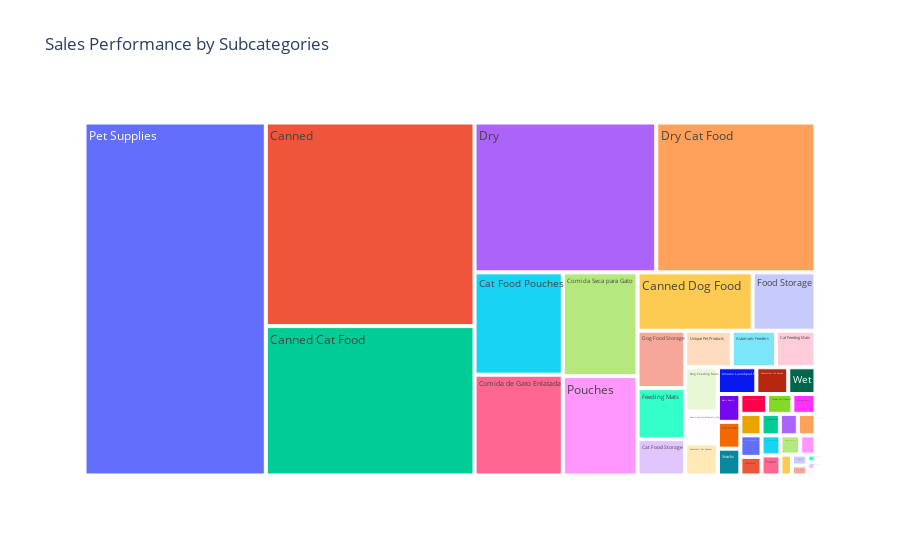

The code cell stored with this chart in its notebook:
### Markdown cell above
Shows market share of each subcategory.

### Code cell
# Load the data from the 'Segment Products' sheet
products_data = pd.read_excel('Customer_Success_Engineer_-_Project_Data.xlsx', sheet_name='Segment Products', header=1)


# We then explode the dataframe to have a separate row for each subcategory of each product.
products_data['Subcategories'] = products_data['Subcategories'].str.split(', ')
products_data_exploded = products_data.explode('Subcategories')

# Now we group by 'Subcategories' and sum up the 'Revenue'
category_performance = products_data_exploded.groupby('Subcategories')['Revenue'].sum().reset_index()

# Sort the categories by revenue in descending order
category_performance.sort_values('Revenue', ascending=False, inplace=True)

# Create a bar chart or a treemap to visualize sales performance by subcategory
# fig = px.bar(category_performance, x='Subcategories', y='Revenue', title='Sales Performance by Subcategories')
# Or use a treemap:
fig = px.treemap(category_performance, path=['Subcategories'], values='Revenue', title='Sales Performance by Subcategories')

# Improve layout of the plot
fig.update_layout(xaxis_title='Subcategories', yaxis_title='Total Revenue ($)', xaxis={'categoryorder':'total descending'})

# Show the figure
fig.show()

### Figure 1 — Plotly figure (JSON) as saved in the notebook; plotly's stock layout.template omitted (floating-point values rounded to 4 significant figures)
{"data": [{"branchvalues": "total", "domain": {"x": [0, 1], "y": [0, 1]}, "hovertemplate": "labels=%{label}<br>Revenue=%{value}<br>parent=%{parent}<br>id=%{id}<extra></extra>", "ids": ["Amazon Launchpad Pets", "Automatic Cat Feeders", "Automatic Feeders", "Basic Bowls", "Basic Dog Bowls", "Bowls & Dishes", "Canned", "Canned Cat Food", "Canned Dog Food", "Cat Bowls & Dishes", "Cat Feeding Mats", "Cat Food Pouches", "Cat Food Storage", "Cat Snacks", "Comederos Automáticos para Animales Pequeños", "Comida Seca para Gato", "Comida de Gato Enlatada", "Dehydrated", "Dehydrated & Freeze-Dried Cat Food", "Dog Automatic Feeders", "Dog Feeding Mats", "Dog Food Storage", "Dosenfutter für Katzen", "Dry", "Dry Cat Food", "Dry Dog Food", "Feeding & Watering Supplies", "Feeding Mats", "Food Storage", "Freeze-Dried", "Freeze-Dried Cat Food", "Frozen", "Frozen Cat Food", "Pet Supplies", "Pouches", "Raised Bowls", "Small Animal Automatic Feeders", "Small Animal Feeding & Watering Supplies", "Snacks", "Stuffed Animals & Teddy Bears", "Tapetes para Comer para Gatos", "Unique Cat Products", "Unique Pet Products", "Veterinary Diet Cat Food", "Veterinary Diets", "Wet"], "labels": ["Amazon Launchpad Pets", "Automatic Cat Feeders", "Automatic Feeders", "Basic Bowls", "Basic Dog Bowls", "Bowls & Dishes", "Canned", "Canned Cat Food", "Canned Dog Food", "Cat Bowls & Dishes", "Cat Feeding Mats", "Cat Food Pouches", "Cat Food Storage", "Cat Snacks", "Comederos Automáticos para Animales Pequeños", "Comida Seca para Gato", "Comida de Gato Enlatada", "Dehydrated", "Dehydrated & Freeze-Dried Cat Food", "Dog Automatic Feeders", "Dog Feeding Mats", "Dog Food Storage", "Dosenfutter für Katzen", "Dry", "Dry Cat Food", "Dry Dog Food", "Feeding & Watering Supplies", "Feeding Mats", "Food Storage", "Freeze-Dried", "Freeze-Dried Cat Food", "Frozen", "Frozen Cat Food", "Pet Supplies", "Pouches", "Raised Bowls", "Small Animal Automatic Feeders", "Small Animal Feeding & Watering Supplies", "Snacks", "Stuffed Animals & Teddy Bears", "Tapetes para Comer para Gatos", "Unique Cat Products", "Unique Pet Products", "Veterinary Diet Cat Food", "Veterinary Diets", "Wet"], "name": "", "parents": ["", "", "", "", "", "", "", "", "", "", "", "", "", "", "", "", "", "", "", "", "", "", "", "", "", "", "", "", "", "", "", "", "", "", "", "", "", "", "", "", "", "", "", "", "", ""], "type": "treemap", "values": [6910000.0, 7057000.0, 10880000.0, 4208000.0, 426900.0, 1119000.0, 286100000.0, 209900000.0, 45240000.0, 1025000.0, 9726000.0, 60800000.0, 11680000.0, 4057000.0, 3065000.0, 52180000.0, 59900000.0, 2651000.0, 2558000.0, 3065000.0, 9726000.0, 18420000.0, 5741000.0, 183300000.0, 160600000.0, 422700.0, 3563000.0, 16330000.0, 24690000.0, 2651000.0, 2558000.0, 2558000.0, 2558000.0, 430800000.0, 50010000.0, 3090000.0, 7068000.0, 187400.0, 4057000.0, 123600.0, 2604000.0, 3374000.0, 11460000.0, 1986000.0, 1618000.0, 4904000.0]}], "layout": {"legend": {"tracegroupgap": 0}, "title": {"text": "Sales Performance by Subcategories"}, "xaxis": {"categoryorder": "total descending", "title": {"text": "Subcategories"}}, "yaxis": {"title": {"text": "Total Revenue ($)"}}}}
